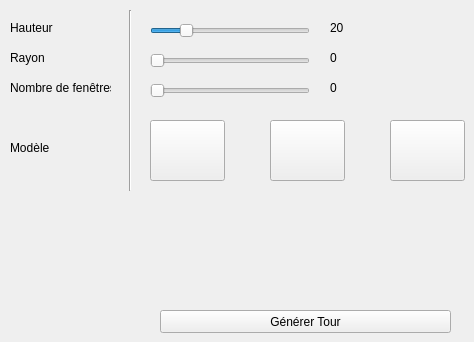
      <widget class="QWidget" name="shapes_tour_tab">
       <attribute name="title">
        <string>Tour</string>
       </attribute>
       <widget class="QLabel" name="label_12">
        <property name="geometry">
         <rect>
          <x>10</x>
          <y>20</y>
          <width>51</width>
          <height>16</height>
         </rect>
        </property>
        <property name="text">
         <string>Hauteur</string>
        </property>
       </widget>
       <widget class="QLabel" name="label_13">
        <property name="geometry">
         <rect>
          <x>10</x>
          <y>50</y>
          <width>51</width>
          <height>16</height>
         </rect>
        </property>
        <property name="text">
         <string>Rayon</string>
        </property>
       </widget>
       <widget class="QLabel" name="label_14">
        <property name="geometry">
         <rect>
          <x>10</x>
          <y>80</y>
          <width>101</width>
          <height>16</height>
         </rect>
        </property>
        <property name="text">
         <string>Nombre de fenêtres</string>
        </property>
       </widget>
       <widget class="QLabel" name="label_27">
        <property name="geometry">
         <rect>
          <x>10</x>
          <y>140</y>
          <width>101</width>
          <height>16</height>
         </rect>
        </property>
        <property name="text">
         <string>Modèle</string>
        </property>
       </widget>
       <widget class="QPushButton" name="pushButton">
        <property name="geometry">
         <rect>
          <x>150</x>
          <y>120</y>
          <width>75</width>
          <height>61</height>
         </rect>
        </property>
        <property name="text">
         <string/>
        </property>
        <property name="iconSize">
         <size>
          <width>80</width>
          <height>80</height>
         </size>
        </property>
       </widget>
       <widget class="QPushButton" name="pushButton_2">
        <property name="geometry">
         <rect>
          <x>270</x>
          <y>120</y>
          <width>75</width>
          <height>61</height>
         </rect>
        </property>
        <property name="text">
         <string/>
        </property>
       </widget>
       <widget class="QPushButton" name="pushButton_3">
        <property name="geometry">
         <rect>
          <x>390</x>
          <y>120</y>
          <width>75</width>
          <height>61</height>
         </rect>
        </property>
        <property name="styleSheet">
         <string notr="true"/>
        </property>
        <property name="text">
         <string/>
        </property>
       </widget>
       <widget class="Line" name="line_2">
        <property name="geometry">
         <rect>
          <x>120</x>
          <y>10</y>
          <width>20</width>
          <height>181</height>
         </rect>
        </property>
        <property name="orientation">
         <enum>Qt::Vertical</enum>
        </property>
       </widget>
       <widget class="QSlider" name="tour_hauteur">
        <property name="geometry">
         <rect>
          <x>150</x>
          <y>20</y>
          <width>160</width>
          <height>22</height>
         </rect>
        </property>
        <property name="value">
         <number>20</number>
        </property>
        <property name="orientation">
         <enum>Qt::Horizontal</enum>
        </property>
       </widget>
       <widget class="QSlider" name="tour_rayon">
        <property name="geometry">
         <rect>
          <x>150</x>
          <y>50</y>
          <width>160</width>
          <height>22</height>
         </rect>
        </property>
        <property name="orientation">
         <enum>Qt::Horizontal</enum>
        </property>
       </widget>
       <widget class="QSlider" name="tour_fenetres">
        <property name="geometry">
         <rect>
          <x>150</x>
          <y>80</y>
          <width>160</width>
          <height>22</height>
         </rect>
        </property>
        <property name="orientation">
         <enum>Qt::Horizontal</enum>
        </property>
       </widget>
       <widget class="QLabel" name="label_43">
        <property name="geometry">
         <rect>
          <x>330</x>
          <y>20</y>
          <width>51</width>
          <height>16</height>
         </rect>
        </property>
        <property name="text">
         <string>20</string>
        </property>
       </widget>
       <widget class="QLabel" name="label_44">
        <property name="geometry">
         <rect>
          <x>330</x>
          <y>50</y>
          <width>51</width>
          <height>16</height>
         </rect>
        </property>
        <property name="text">
         <string>0</string>
        </property>
       </widget>
       <widget class="QLabel" name="label_45">
        <property name="geometry">
         <rect>
          <x>330</x>
          <y>80</y>
          <width>101</width>
          <height>16</height>
         </rect>
        </property>
        <property name="text">
         <string>0</string>
        </property>
       </widget>
       <widget class="QPushButton" name="generate_tour_button">
        <property name="geometry">
         <rect>
          <x>160</x>
          <y>310</y>
          <width>291</width>
          <height>23</height>
         </rect>
        </property>
        <property name="text">
         <string>Générer Tour</string>
        </property>
       </widget>
      </widget>
